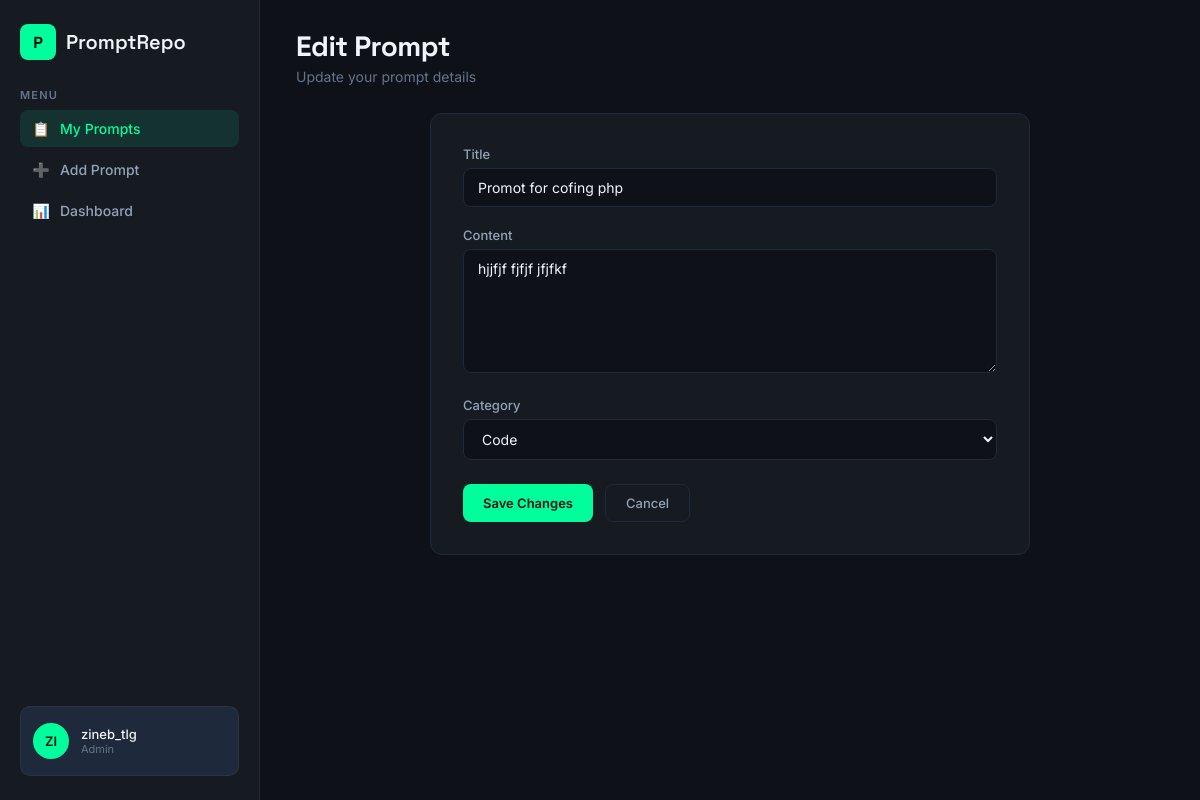
The app's page /prompts/edit.php?id=3 (signed in) with its own data.
### tables this page shows
CREATE TABLE `prompts` (
  `Id` int(11) NOT NULL,
  `Title` varchar(100) NOT NULL,
  `content` text NOT NULL,
  `User_Id` int(11) NOT NULL,
  `Category_Id` int(11) NOT NULL,
  `Created_at` datetime DEFAULT current_timestamp()
);

CREATE TABLE `categories` (
  `Id` int(11) NOT NULL,
  `Title` varchar(50) NOT NULL,
  `Created_at` datetime DEFAULT current_timestamp()
);

### classes/Prompt.php (called while the page is built, shortened)
<?php
class Prompt {
private $conn;
private $table = "Prompts";
public $id;
public function __construct($db){
    $this->conn =$db;
}
public function getById(){
    $query = "SELECT * FROM " . $this->table . " WHERE Id = :id";
    $stmt = $this->conn->prepare($query);
    $stmt->bindParam(":id", $this->id);
    $stmt->execute();
    return $stmt;
}
}
?>

### classes/Category.php (called while the page is built, shortened)
<?php
class Category{
    private $conn;
    private $table = "Categories";
    public function __construct($db){
        $this->conn =$db;
    }
    Public function getAll(){
        $query = "SELECT * FROM " . $this->table;
        $stmt =$this->conn->prepare($query);
        $stmt->execute();
        return $stmt;
    }
}
?>

### prompts/edit.php (the view, shortened to what this page needs)
<?php
include '../classes/Prompt.php';
include '../classes/Category.php';
$database = new Database();
$db = $database->connect();
$prompt = new Prompt($db);
$category = new Category($db);
$categories = $category->getAll()->fetchAll(PDO::FETCH_ASSOC);
$prompt->id = $_GET['id'];
$stmt = $prompt->getById();
$row = $stmt->fetch(PDO::FETCH_ASSOC);
?>
<!DOCTYPE html>
<html lang="en">
<head>
    <link rel="stylesheet" href="../css/style.css">
</head>
<body>
<div class="dashboard">
    <aside class="sidebar">
        <div class="sidebar-top">
            <div class="logo">
                <div class="logo-icon">P</div>
                <div class="logo-text">PromptRepo</div>
            </div>
            <div class="nav-section">
                <div class="nav-label">MENU</div>
                <a href="index.php" class="nav-item active"><span class="icon">📋</span> My Prompts</a>
                <a href="create.php" class="nav-item"><span class="icon">➕</span> Add Prompt</a>
                <?php if ($_SESSION['role'] == 'admin') : ?>
                <a href="../admin/Dashboard.php" class="nav-item"><span class="icon">📊</span> Dashboard</a>
                <?php endif; ?>
            </div>
        </div>
        <div class="user-profile">
            <div class="user-avatar"><?= strtoupper(substr($_SESSION['username'], 0, 2)) ?></div>
            <div class="user-info">
                <div class="user-name"><?= $_SESSION['username'] ?></div>
                <div class="user-role"><?= $_SESSION['role'] == 'admin' ? 'Admin' : 'Developer' ?></div>
            </div>
        </div>
    </aside>
    <main class="main-content">
        <div class="top-bar">
            <div>
                <h1 class="page-title">Edit Prompt</h1>
                <p class="page-subtitle">Update your prompt details</p>
            </div>
        </div>
        <div class="form-container">
            <div class="form-card">
                <form method="POST">
                    <div class="form-group">
                        <label>Title</label>
                        <input type="text" name="title" value="<?= $row['Title'] ?>" required>
                    </div>
                    <div class="form-group">
                        <label>Content</label>
                        <textarea name="content" rows="6" required><?= $row['content'] ?></textarea>
                    </div>
                    <div class="form-group">
                        <label>Category</label>
                        <select name="category_id" required>
                            <?php foreach ($categories as $cat) : ?>
                                <option value="<?= $cat['Id'] ?>" <?= $cat['Id'] == $row['Category_Id'] ? 'selected' : '' ?>><?= $cat['Title'] ?></option>
                            <?php endforeach; ?>
                        </select>
                    </div>
                    <div class="form-actions">
                        <button type="submit" class="btn-primary">Save Changes</button>
                        <a href="index.php" class="btn-secondary">Cancel</a>
                    </div>
                </form>
            </div>
        </div>
    </main>
</div>
</body>
</html>

### records on screen
prompts: title "Promot for cofing php", content "hjjfjf fjfjf jfjfkf", category_id "Code"

### other values on screen
substr($_SESSION['username'], 0, 2) "ZI"
$_SESSION['username'] "zineb_tlg"
